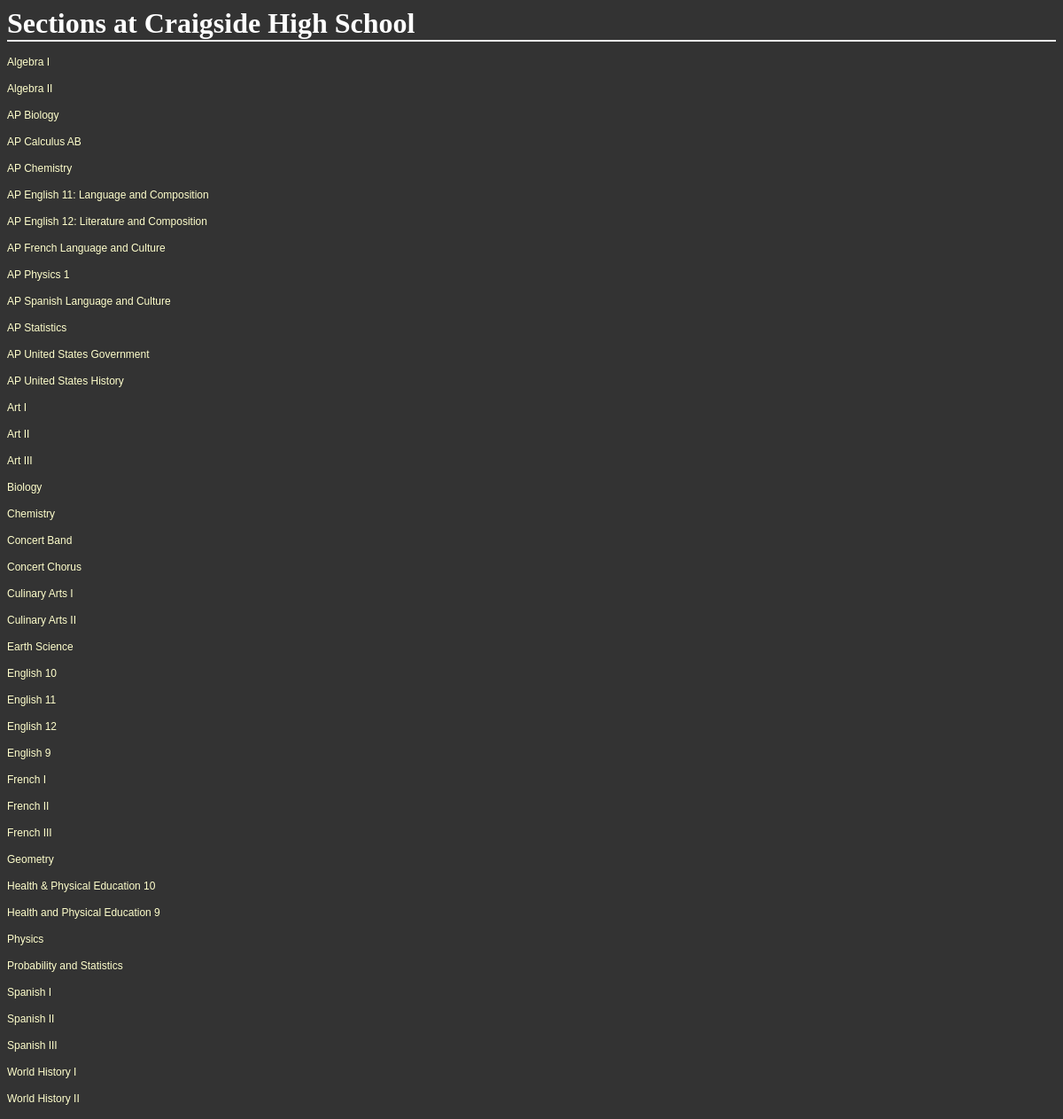
/districts/1/schools/3/sections, run on the app's committed database.
### database_setup.py (models this page shows, shortened)
class School(Base):
    __tablename__ = 'school'
    id = Column(Integer, primary_key=True)
    name = Column(String(80), nullable=False)
    type = Column(String(250))
    principal = Column(String(250))
    address = Column(String(50))
    city = Column(String(50))
    state = Column(String(50))
    zip = Column(String(50))
    phone = Column(String(50))
    district_id = Column(Integer, ForeignKey('district.id'))
    district = relationship('District')

class Section(Base):
    __tablename__ = 'section'
    id = Column(Integer, primary_key=True)
    name = Column(String(40), nullable=False)
    school_id = Column(Integer, ForeignKey('school.id'))
    school = relationship(School)
    teacher_id = Column(Integer, ForeignKey('teacher.id'))
    teacher = relationship(Teacher)
    students = relationship('Student', secondary='enrollment')

### schools.py (the view)
@app.route('/districts/<int:district_id>/schools/<int:school_id>/sections')
def showAllSections(district_id, school_id):
    school = session.query(School).filter_by(id=school_id).one()
    sections = session.query(Section).filter_by(school_id=school_id).all()
    return render_template('sections.html', district_id=district_id, school=school, sections=sections)

### templates/sections.html
<html>
<head>
	<link rel=stylesheet type=text/css href="{{ url_for('static', filename='styles.css') }}">
</head>
<body>
<h1>Sections at {{school.name}}</h1>
{% for section in sections %}
	<p><a href='{{url_for('showSection', district_id=district_id, school_id=school.id, section_id=section.id)}}'>{{section.name}}</a></p>
{% endfor %}
</body>
</html>

### static/styles.css (style rules this page uses)
body { font-family: sans-serif; background-image: url('img3.jpg'); background-color: #333333 }
h1, h2, h3, h4 { color: #FFFFFF; }
h1, h2 { font-family: 'Georgia', serif; margin: 0; }
h1 { border-bottom: 2px solid #eee; }
p, dd, dt { color: #CCCCCC; }
a { text-decoration: none; color:#FFFFCC; font-size: .75em; }

### data on the page
School: name "Craigside High School"
Section: name "Algebra I"
Section: name "Algebra II"
Section: name "AP Biology"
Section: name "AP Calculus AB"
Section: name "AP Chemistry"
Section: name "AP English 11: Language and Composition"
Section: name "AP English 12: Literature and Composition"
Section: name "AP French Language and Culture"
Section: name "AP Physics 1"
Section: name "AP Spanish Language and Culture"
Section: name "AP Statistics"
Section: name "AP United States Government"
Section: name "AP United States History"
Section: name "Art I"
Section: name "Art II"
Section: name "Art III"
Section: name "Biology"
Section: name "Chemistry"
Section: name "Concert Band"
Section: name "Concert Chorus"
Section: name "Culinary Arts I"
Section: name "Culinary Arts II"
Section: name "Earth Science"
Section: name "English 10"
Section: name "English 11"
Section: name "English 12"
Section: name "English 9"
Section: name "French I"
Section: name "French II"
Section: name "French III"
Section: name "Geometry"
Section: name "Health & Physical Education 10"
Section: name "Health and Physical Education 9"
Section: name "Physics"
Section: name "Probability and Statistics"
Section: name "Spanish I"
Section: name "Spanish II"
Section: name "Spanish III"
Section: name "World History I"
Section: name "World History II"
